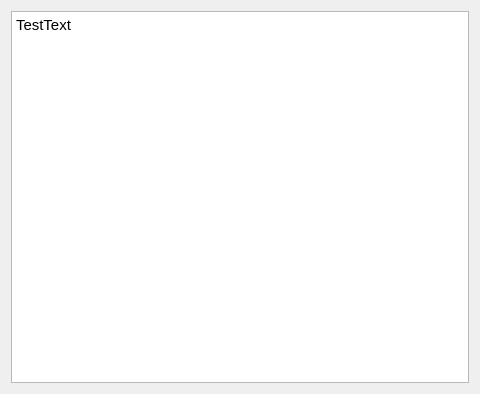
<?xml version="1.0" encoding="UTF-8"?>
<ui version="4.0">
 <class>MainWindow</class>
 <widget class="QMainWindow" name="MainWindow">
  <property name="geometry">
   <rect>
    <x>0</x>
    <y>0</y>
    <width>480</width>
    <height>394</height>
   </rect>
  </property>
  <property name="windowTitle">
   <string>MainWindow</string>
  </property>
  <widget class="QWidget" name="centralWidget">
   <layout class="QGridLayout" name="gridLayout">
    <item row="0" column="0">
     <widget class="QTextEdit" name="textEdit">
      <property name="html">
       <string>&lt;!DOCTYPE HTML PUBLIC &quot;-//W3C//DTD HTML 4.0//EN&quot; &quot;http://www.w3.org/TR/REC-html40/strict.dtd&quot;&gt;
&lt;html&gt;&lt;head&gt;&lt;meta name=&quot;qrichtext&quot; content=&quot;1&quot; /&gt;&lt;style type=&quot;text/css&quot;&gt;
p, li { white-space: pre-wrap; }
&lt;/style&gt;&lt;/head&gt;&lt;body style=&quot; font-family:'Ubuntu'; font-size:11pt; font-weight:400; font-style:normal;&quot;&gt;
&lt;p style=&quot; margin-top:0px; margin-bottom:0px; margin-left:0px; margin-right:0px; -qt-block-indent:0; text-indent:0px;&quot;&gt;TestText&lt;/p&gt;&lt;/body&gt;&lt;/html&gt;</string>
      </property>
     </widget>
    </item>
   </layout>
  </widget>
 </widget>
 <layoutdefault spacing="6" margin="11"/>
 <resources/>
 <connections/>
</ui>
